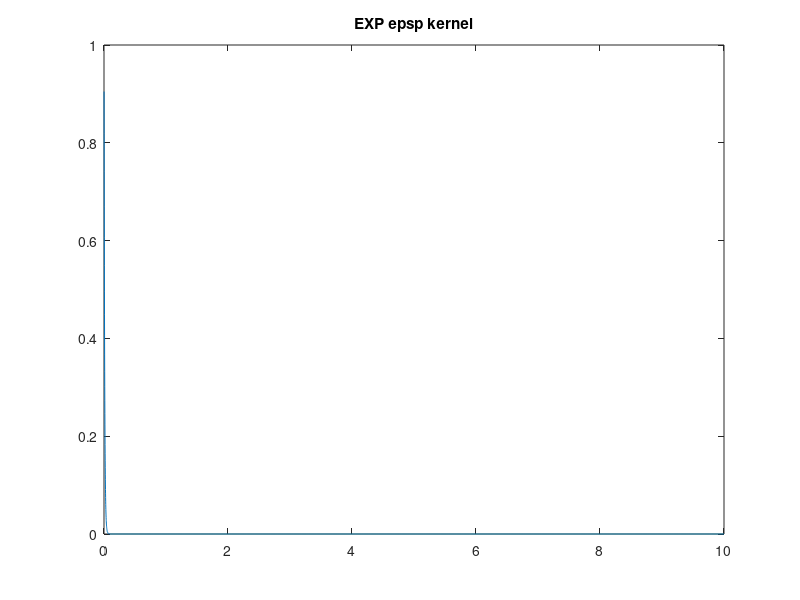

MATLAB code to generate this figure:
% [potential, kernel] = epsp(v,T,dt,kernelType,params,doplot)
%
% Generate an excitatory post synaptic potential kernel. Convolve with
% neuron potential, v, if v is not empty or simply equal to 1. Else return
% the kernel window only.
% Inputs:
%   v           - neuron voltgage potential to convolve with the kernel
%                 (set to 1 to ignore & return the kernel window instead)
%   T           - time length of the kernel
%   dt          - time resolution of the kernel
%
%   kernelType  - specify epsp convolution kernel
%       'gaussian': a gaussian kernel, specified by sigma (default)
%       'poisson':  poisson kernel 
%       'exp':      a combination of exponential growth and decay funcions 
%                   that resemble a postsynaptic potential.
%   params  - input parameters required for the chosen kernel type
%       gaussian:   sigma (defaults to 5 samples)
%       poisson:    no input parameters
%       exp:        [tau_d tau_r] to specify decay & rise (opt.) time 
%                   cosntants (defaults to 10 and 0, wrt Thompson et al. 1996)
%
% Outputs:
%   potential   - neuron output potential, derived from spikes convolved
%                 with the kernel window
%   window      - window generated from the kernel type requested
function [potential, window] = epsp(varargin)
  %% Parse inputs
    v_      = 1;
    dt_     = 0.001;
    T_      = 10;
    kernel_ = 'exp';
    params_ = [];
    doplot_ = true;
    
    Tr_     = []; % 1e-2;
    Td_     = 1e-2;
    sigma_  = 1e-2;
    lambda_ = 5;
    
    nargs   = length(varargin);
    optargs = {v_, [], [], kernel_, params_, doplot_}; % T, dt, kernel, params, doplot
    optargs(1:nargs) = varargin;
    [v, T, dt, kernel, params, doplot] = optargs{:};
    
    if isempty(v),      v      = v_;        end
    % If voltage is a vector, then we only need one of T, dt to determine
    % the time vector
    if isempty(T) && (~isempty(dt) && ~isscalar(v))
        T = length(v)*dt;
    elseif isempty(dt) && (~isempty(T) && ~isscalar(v))
        dt = T/length(v);
    end
    if isempty(T),      T      = T_;        end
    if isempty(dt),     dt     = dt_;       end
    if isempty(kernel), kernel = kernel_;   end
    if isempty(doplot), doplot = doplot_;   end
    if ~isfloat(v),     v      = double(v); end
    [nT, nN] = size(v); % number of time points, & number of neurons
    
    % If unknown kernel type, set to default kernel (gotta do it up here so
    % that default parameter inputs are correctly set)
    switch lower(kernel)
        case {'gaussian','gauss','g','epsp','eps','psp','e','poisson','p','poiss','pois'}
        otherwise
            kernel = kernel_;
    end
    % Set default kernel parameters if none supplied
    if isempty(params)
        switch lower(kernel)
        case {'gaussian','gauss','gaus','g'}
                params = sigma_;
        case {'exp','decap','exponential','epsp','epse','e','esp','eps','psp'}
                params = [Tr_, Td_];
            case {'poisson','p','poiss','pois'}
                params = [lambda_];
        end
    end
    % Populate relevant kernel parameters from param input
    switch lower(kernel)
        case {'gaussian','gauss','gaus','g'}
            sigma = params(1);
        case {'exp','decay','exponential','epsp','epse','e','esp','eps','psp'}
            if length(params)>=2
                Td = params(1);
                Tr = params(2);
            elseif isscalar(params) % only input 1 of the exp values (Te)
                Td = params;
                Tr = Tr_;
            else
                Td = Td_;
                Tr = Tr_;
            end
        case {'poisson','p','poiss','pois'}
            lambda = params;
        otherwise
            kernel = kernel_;
    end
    
  %% Build kernel
    time     = (dt:dt:T)';
    nsamples = length(time);

    switch lower(kernel)
        case {'gaussian','gauss','gaus','g'}
            window  = normpdf(time-mean(time),0,sigma);
        case {'poisson','poiss','pois','p'}
            window  = poisspdf(time/dt,lambda);
        case {'exp','decap','exponential','epsp','epse','e','esp','eps','psp'}
            if isempty(Tr) || Tr==0
                window = exp(-time/Td); % normalised so coeff 1/Td irrelevant
            else
                window = (1-exp(-time/Tr)).*(exp(-time/Td));
                window  = window./sum(window);
            end
    end
    
%% Convolve
    % if input voltage is just 1, only the kernel is required. O/wise, we
    % need to convolve the epsp kernel with the neuron's voltage potential
    if isempty(v) || isscalar(v)
        calcPotent = false;
%         potential  = [];
        potential  = window;
        vtime      = time;
    else
        calcPotent = true;
        vtime      = (1:length(v))*dt;
        if isDim(v,2)
            % convolve with 'same' shifts everything in the wrong direction
            % (makes the convolved action earlier by length(window) time
            % points). Faaaark! Instead, use 'full' & cull the last
            % length(window)-1 time points to make the size match v
            potential = arrayfun(@(vi) conv(v(:,vi),window,'full'), ...
                                 1:nN, 'uniformoutput', false);
            potential = cell2mat(potential);
            potential = potential(1:end-length(window)+1,:);
        else
            potential = conv(v,window,'same'); % output same length as input voltage
        end
    end

    if doplot
        if calcPotent
            nr = 2; nc = 1; si=1;
        else
            nr = 1; nc = 1; si=1;
        end
        figure;
        subplot(nr,nc,si), si=si+1;
        plot(time,window);
        title(sprintf('%s epsp kernel',upper(kernel)));

        if calcPotent
            subplot(nr,nc,si), si=si+1;
            plot(vtime,potential)
            title('Neuron potential');
        end
    end
end





